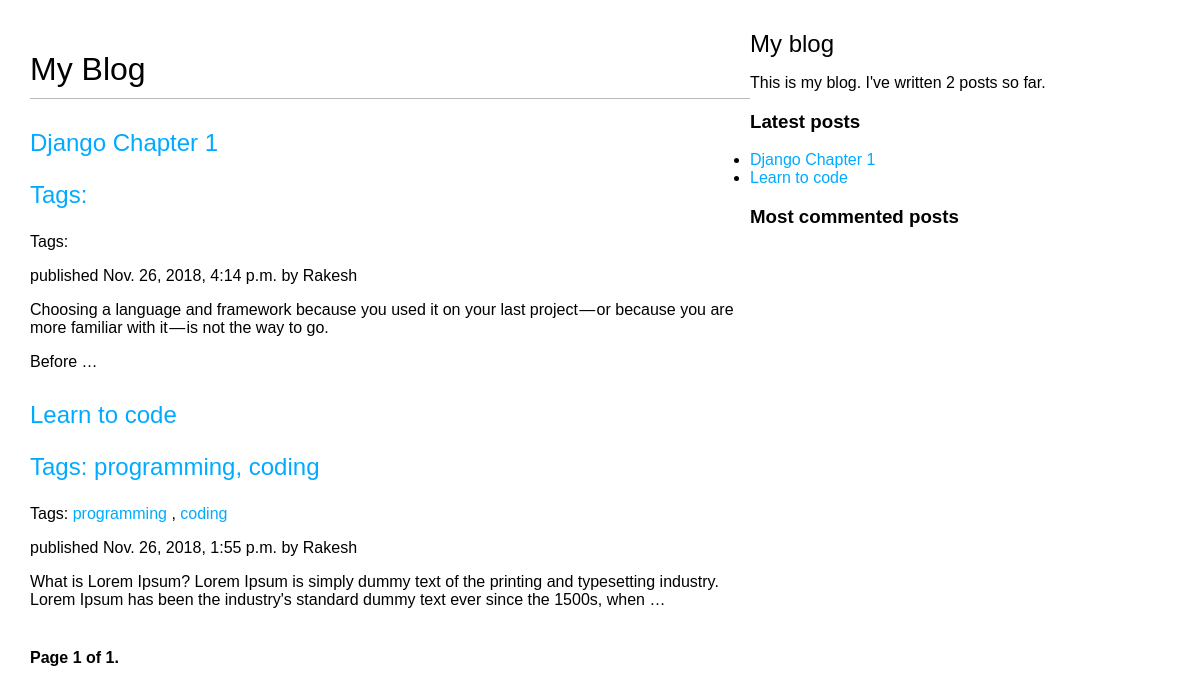
/blog/, run on an earlier commit of the app's database.
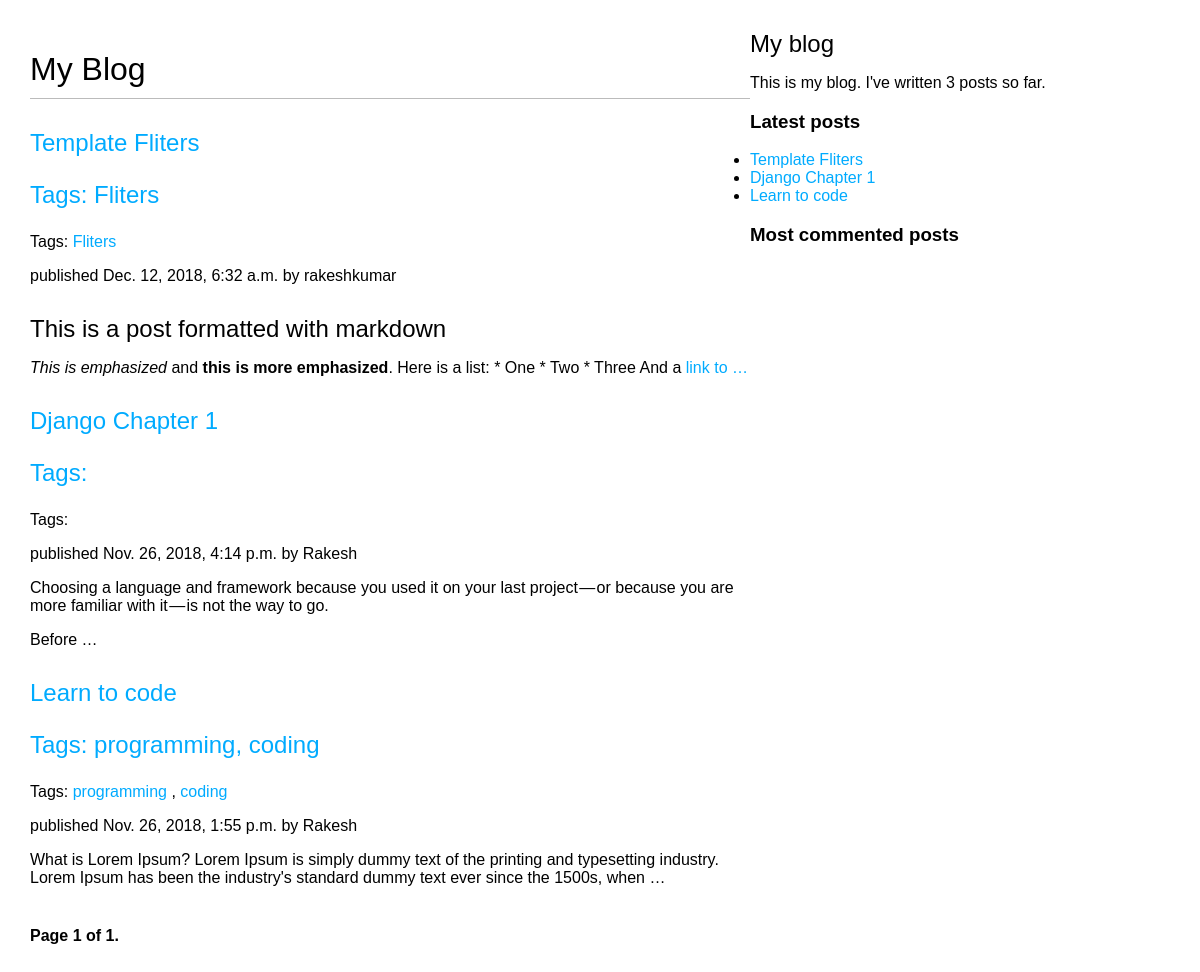
And on a later commit of the database.
### blog/models.py (models this page shows, shortened)
class Post(models.Model):
    STATUS_CHOICES = (
        ('draft', 'Draft'),
        ('published', 'Published'),
    )
    title = models.CharField(max_length=250)
    slug = models.SlugField(max_length=250,
                            unique_for_date='publish')
    author = models.ForeignKey(User,
                               on_delete=models.CASCADE,
                               related_name='blog_posts')
    body = models.TextField()
    publish = models.DateTimeField(default=timezone.now)
    created = models.DateTimeField(auto_now_add=True)
    updated = models.DateTimeField(auto_now=True)
    status = models.CharField(max_length=10,
                              choices=STATUS_CHOICES,
                              default='draft')
    objects = models.Manager()  # The default manager.
    published = PublishedManager()  # Our custom manager.
    tags = TaggableManager()
    class Meta:
        ordering = ('-publish',)
    def get_absolute_url(self):
        return reverse('blog:post_detail',
                       args=[self.publish.year,
                             self.publish.month,
                             self.publish.day,
                             self.slug])

### blog/views.py (the view)
# urls.py: path('', views.post_list, name='post_list'),
def post_list(request, tag_slug=None):
    object_list = Post.published.all()
    tag = None
    if tag_slug:
        tag = get_object_or_404(Tag, slug=tag_slug)
        object_list = object_list.filter(tags__in=[tag])
    paginator = Paginator(object_list, 3)  # 3 posts in each page
    page = request.GET.get('page')
    try:
        posts = paginator.page(page)
    except PageNotAnInteger:
        posts = paginator.page(1)
    except EmptyPage:
        posts = paginator.page(paginator.num_pages)
    return render(request,
                  'blog/post/list.html',
                  {'page': page,
                   'posts': posts,
                   'tag': tag})

### blog/models.py (called while the page is built)
    def get_queryset(self):
        return super(PublishedManager, self).get_queryset().filter(status='published')

### blog/templatetags/blog_tags.py (called while the page is built)
@register.simple_tag
def total_posts():
    return Post.published.count()

@register.inclusion_tag('blog/post/latest_posts.html')
def show_latest_posts(count=5):
    latest_posts = Post.published.order_by('-publish')[:count]
    return {'latest_posts': latest_posts}

@register.simple_tag
def get_most_commented_posts(count=5):
    return Post.published.annotate(
        total_comments=Count('comments')
    ).order_by('-total_comments')[:count]

@register.filter(name='markdown')
def markdown_format(text):
    return mark_safe(markdown.markdown(text))

### blog/templates/blog/post/list.html (shortened to what this page needs)
{% extends "blog/base.html" %}
{% load blog_tags %}
{% block content %}
    <h1>My Blog</h1>
    {% for post in posts %}
      <h2>
        <a href="{{ post.get_absolute_url }}">
            {{ post.title }}
            <p class="tags">Tags: {{ post.tags.all|join:", " }}</p>
        </a>
      </h2>
      <p class="tags">
      Tags:
      {% for tag in post.tags.all %}
        <a href="{% url "blog:post_list_by_tag" tag.slug %}">
          {{ tag.name }}
        </a>
        {% if not forloop.last %}, {% endif %}
      {% endfor %}
      </p>
      <p class ="data">
        published {{ post.publish }} by {{ post.author }}
      </p>
      {{ post.body|markdown|truncatewords_html:30 }}
    {% endfor %}
    {% include "blog/pagination.html" with page=posts %}
    {% endblock %}

### blog/templates/blog/base.html (shortened to what this page needs)
{% load blog_tags %}
{% load static %}
<html>
<head>
    <link href ="{% static "css/blog.css" %}" rel="stylesheet">
</head>
<body>
<div id="content">
    {% block content %}
    {% endblock %}
</div>
<div id"sidebar">
    <h2>My blog</h2>
        <p>This is my blog. I've written {% total_posts %} posts so far.</p>
    <h3>Latest posts</h3>
    {% show_latest_posts 3 %}
    <h3>Most commented posts</h3>
    {% get_most_commented_posts as get_most_commented_posts %}
</div>
</body>
</html>

### blog/templates/blog/pagination.html (shortened to what this page needs)
<div class="pagination">
<span class ="step-links">
    <span class="current">
      Page {{  page.number }} of {{ page.paginator.num_pages }}.
    </span>
</span>
</div>

### blog/templates/blog/post/latest_posts.html
<ul>
{% for post in latest_posts %}
 <li>
   <a ref="{{ post.get_absolute_url }}">{{ post.title }}</a>
 </li>
{% endfor %}
</ul>

### blog/static/css/blog.css (style rules this page uses)
body { margin: 0; padding: 0; font-family: helvetica, sans-serif; }
a { color: #00abff; text-decoration: none; }
h1 { font-weight: normal; border-bottom: 1px solid #bbb; padding: 0 0 10px 0; }
h2 { font-weight: normal; margin: 30px 0 0; }
#content { float: left; width: 60%; padding: 0 0 0 30px; }
.pagination { margin: 40px 0; font-weight: bold; }

What changed in the data, as far as the page shows it:
added Post: title "Template Fliters", tags.all "Fliters", publish "Dec. 12, 2018, 6:32 a.m.", author "rakeshkumar", body "This is a post formatted with markdown This is emphasized and this is more emphasized . Here is a list: * One * Two * Three And a link to …"
added Tag: name "Fliters", shown under "Template Fliters"
Also different on the page:
text no longer shown: "2"
text now shown: "3"
